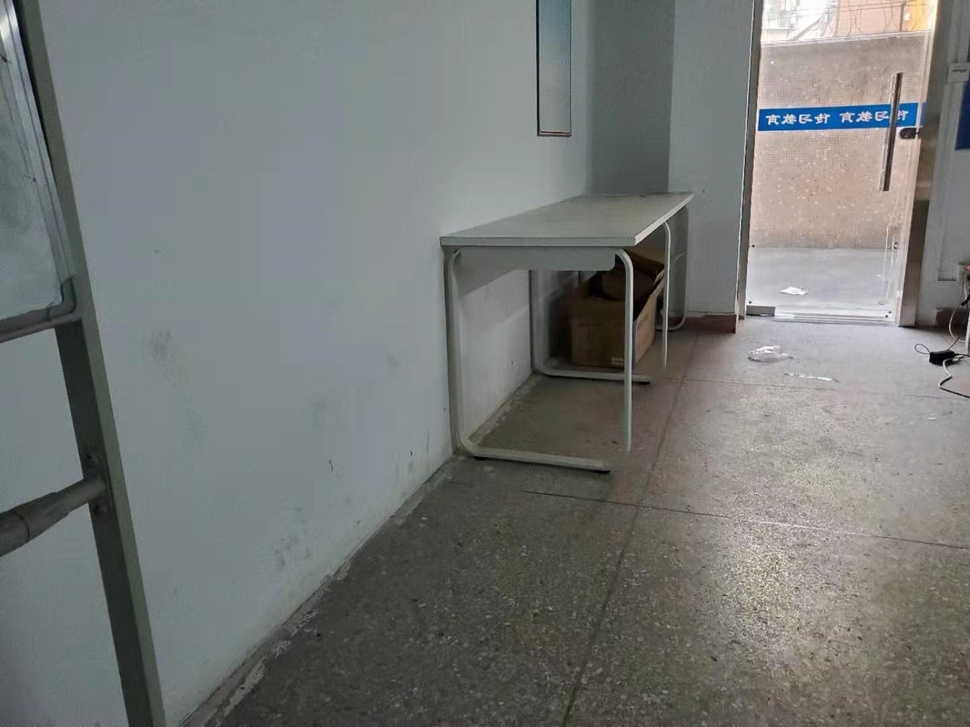
#> input picture AItest/机器视觉处理/image/test1.jpg, 970 x 727 px, shrunk from 1440 x 1080 before the run
$ python '灰度测试1.py'
#> lines starting #> are read from the running program, lines starting #| are printed output that depends on the picture
#!/usr/bin/env python
# -*- coding: utf-8 -*-
# @Time : 2019/9/15 22:25
# @Author : chenxin
# @Site :
# @File : 灰度测试1.py
# @Software: PyCharm
import cv2
import matplotlib.pyplot as plt
import numpy as np

def my_show(ax, img, title=None, interpolation='bicubic', **kwargs):
    ' helper to display an image on an axes without grid/spine '
    ax.imshow(img, interpolation = interpolation, **kwargs)
    ax.axis('off')
    if title:
        ax.set_title(title)

def my_gshow(ax, img, title=None, cmap='gray', interpolation='bicubic', **kwargs):
    ' helper to display an image, in grayscale, on an axes without grid/spine '
    my_show(ax, img, title=title, cmap='gray', interpolation=interpolation, **kwargs)

def my_read(filename):
    ' read from an image file to an rgb '
    img = cv2.imread(filename)
    return cv2.cvtColor(img, cv2.COLOR_BGR2RGB)

def my_read_g(filename):
    ' read from an image file to an rgb '
    gray = cv2.imread(filename, 0)
    return gray


def my_read_cg(filename):
    ' read from an image file to an rgb and a grayscale image array '
    rgb = my_read(filename)
    gray = cv2.cvtColor(rgb, cv2.COLOR_RGB2GRAY)
    return rgb, gray

def size_me(img):
    ' given 80dpi, find size of image in inches from pixel dims '
    dpi = 80
    height, width, *depth = img.shape
    figsize = width / float(dpi), height / float(dpi)
    return figsize

img = cv2.imread("image/test1.jpg")
#> img is the input picture: shape (727, 970, 3); mean B, G, R 118.1, 119.9, 117.7
gray = cv2.cvtColor(img,cv2.COLOR_BGR2GRAY)
# [24 lines of commented-out code are left out]

new = np.interp(gray, [gray.min(), gray.max()], [125, 175]).astype(np.uint8)
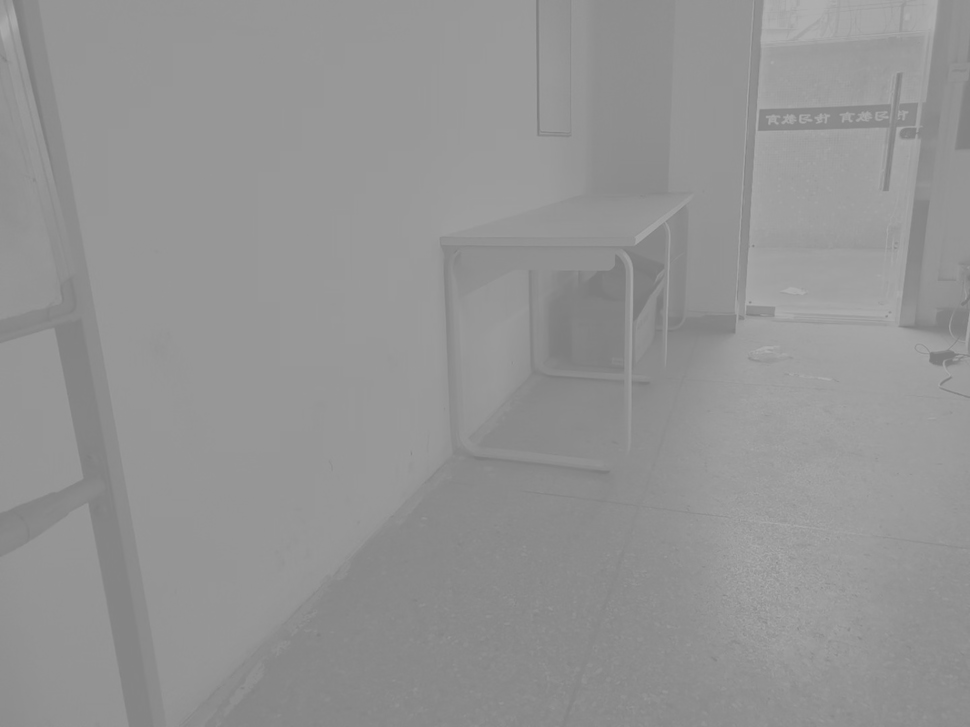
#> new: shape (727, 970); min 125, max 175, mean 147.9

# equalize using CDF technique
equalized = cv2.equalizeHist(new)
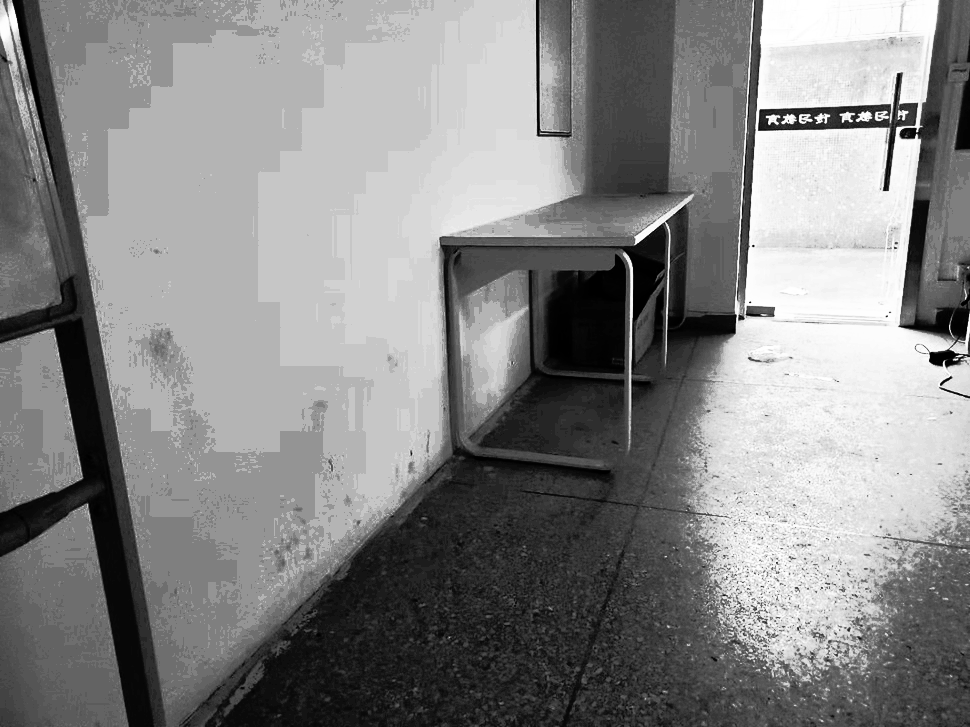
#> equalized: shape (727, 970); min 0, max 255, mean 133.7

fig, axes = plt.subplots(2,3,figsize=(12,6))
for idx, an_apple in enumerate([gray, new, equalized]):
    # vmin/vmax set enforced min/max gray scale values ... without them
    # 125 -> 0 ... 175 --> 255 and linearly interpolated
    print("min: {} max: {}".format(an_apple.min(), an_apple.max()))
    my_gshow(axes[0, idx], an_apple, vmin=0, vmax=255)
    hist = cv2.calcHist([an_apple], [0], None, [256], [0,256])
    axes[1,idx].plot(hist)
#> this loop made 3 passes
#| min: 0 max: 255
#| min: 125 max: 175
#| min: 0 max: 255
plt.show()
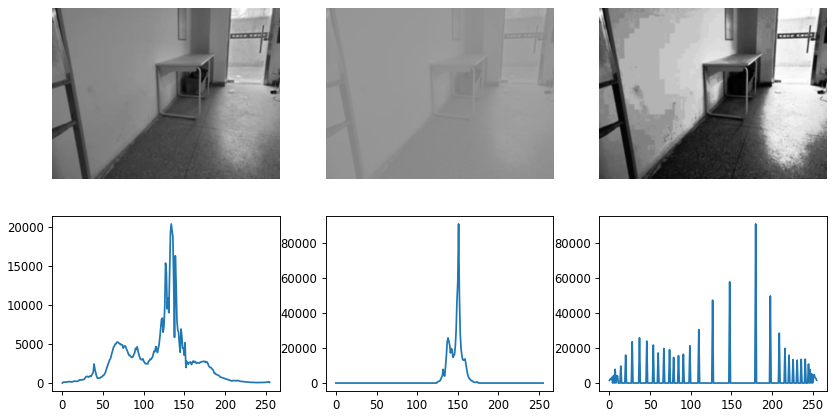
#> figure drawn by matplotlib, 6 panels; panel 4: curve peaks at x = 134, y = 20334; panel 5: curve peaks at x = 151, y = 90617; panel 6: curve peaks at x = 180, y = 90617

$ run again, with AItest/机器视觉处理/image/test2.jpg copied over AItest/机器视觉处理/image/test1.jpg
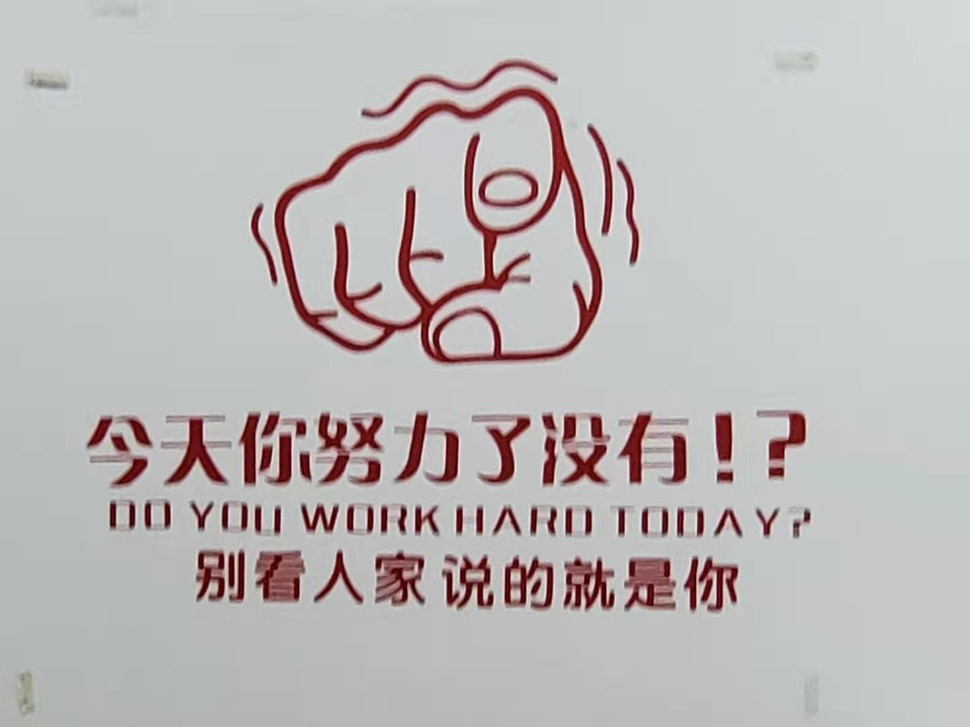
#> input picture AItest/机器视觉处理/image/test2.jpg, 970 x 727 px, shrunk from 1440 x 1080 before the run
#> img is the input picture: shape (727, 970, 3); mean B, G, R 184.4, 184.8, 188.5
#> `new = np.interp(gray, [gray.min(), gray.max()], [125, 175]).astype(np...`:
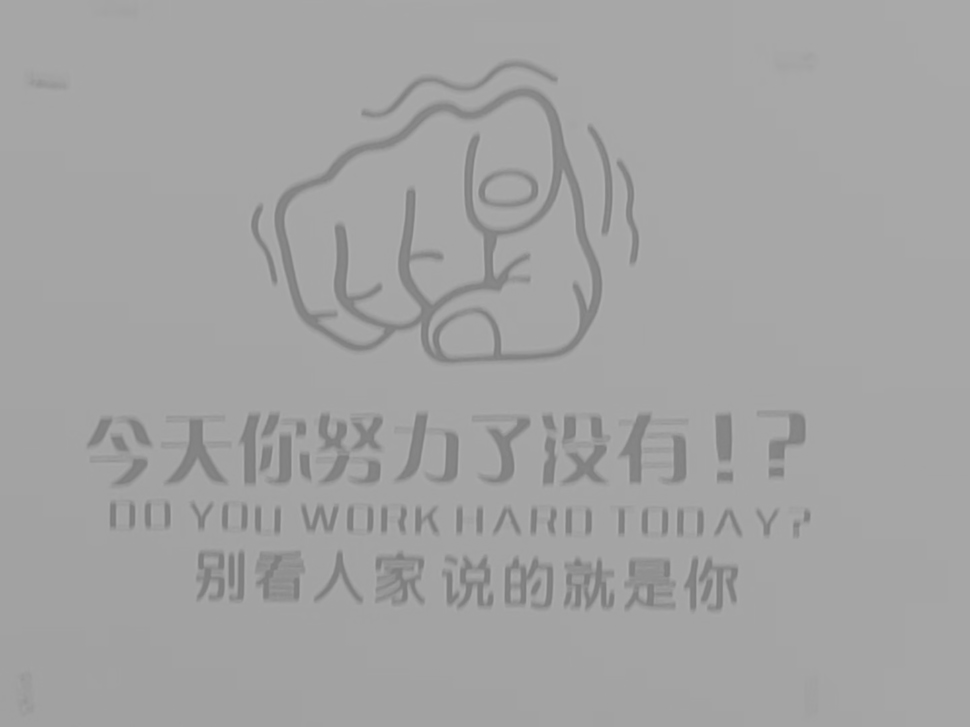
#> new: shape (727, 970); min 125, max 175, mean 162.5
#> `equalized = cv2.equalizeHist(new)`:
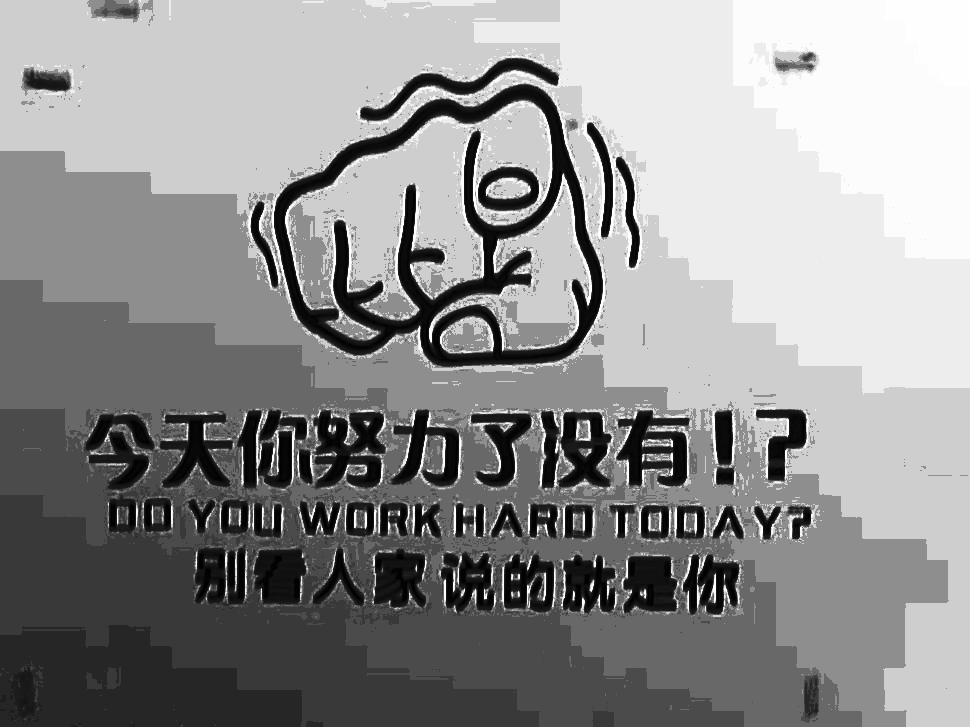
#> equalized: shape (727, 970); min 0, max 255, mean 144
#> the loop `for idx, an_apple in enumerate([gray, new, equalized]):` made 3 passes
#| min: 12 max: 241
#| min: 125 max: 175
#| min: 0 max: 255

$ run again, with AItest/机器视觉处理/image/test3.jpg copied over AItest/机器视觉处理/image/test1.jpg
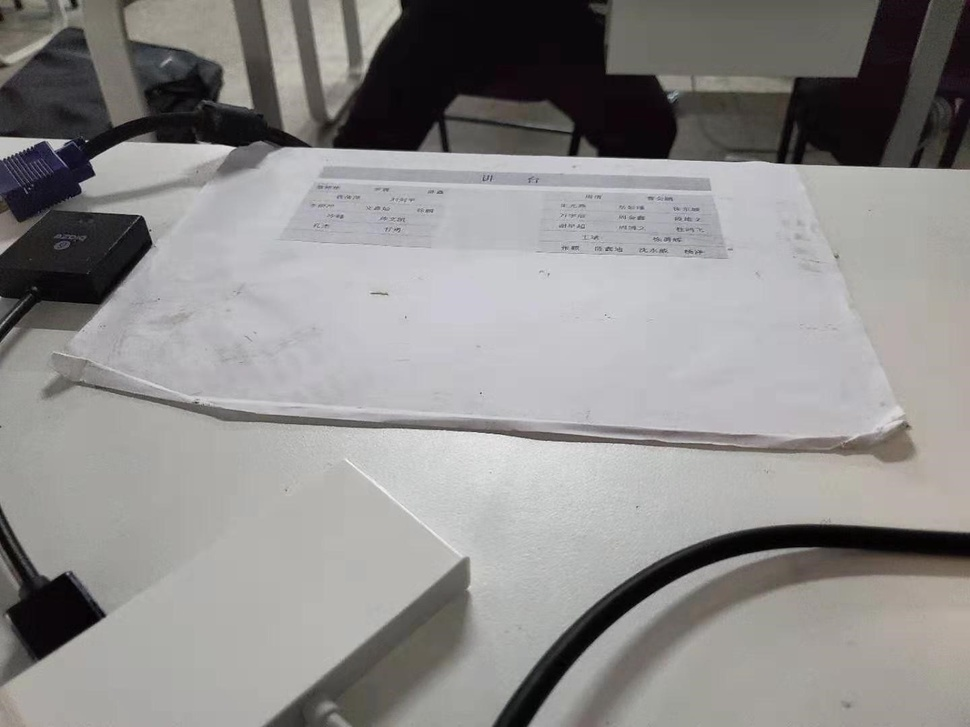
#> input picture AItest/机器视觉处理/image/test3.jpg, 970 x 727 px, shrunk from 1440 x 1080 before the run
#> img is the input picture: shape (727, 970, 3); mean B, G, R 139.5, 140.6, 142.2
#> `new = np.interp(gray, [gray.min(), gray.max()], [125, 175]).astype(np...`:
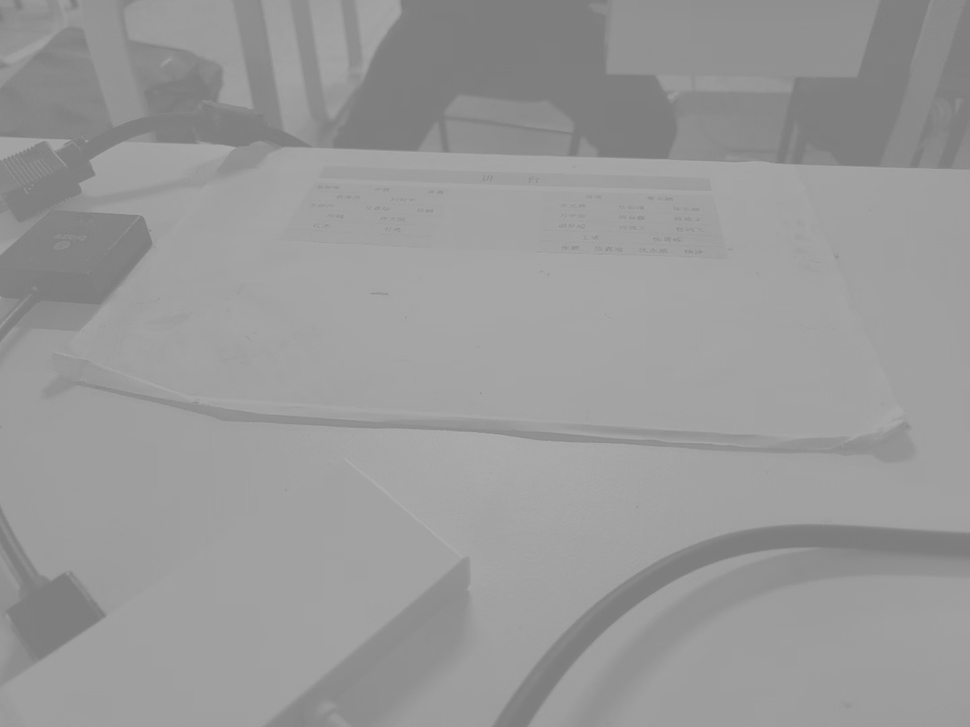
#> new: shape (727, 970); min 125, max 175, mean 153.3
#> `equalized = cv2.equalizeHist(new)`:
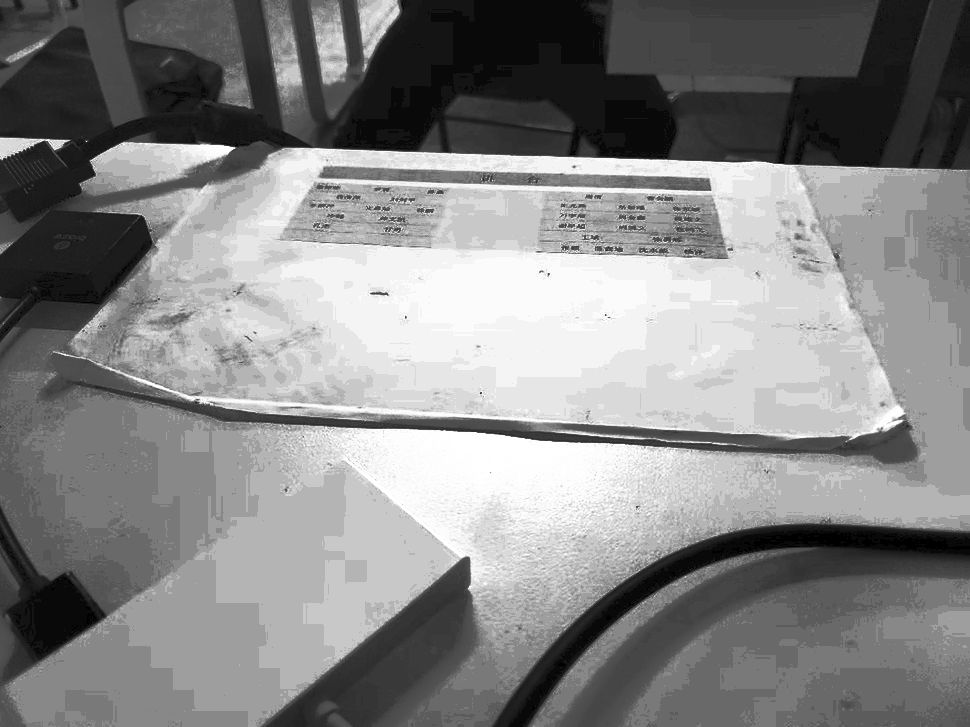
#> equalized: shape (727, 970); min 0, max 255, mean 133.2
#> the loop `for idx, an_apple in enumerate([gray, new, equalized]):` made 3 passes
#| min: 0 max: 245
#| min: 125 max: 175
#| min: 0 max: 255

$ run again, with AItest/机器视觉处理/image/test4.jpg copied over AItest/机器视觉处理/image/test1.jpg
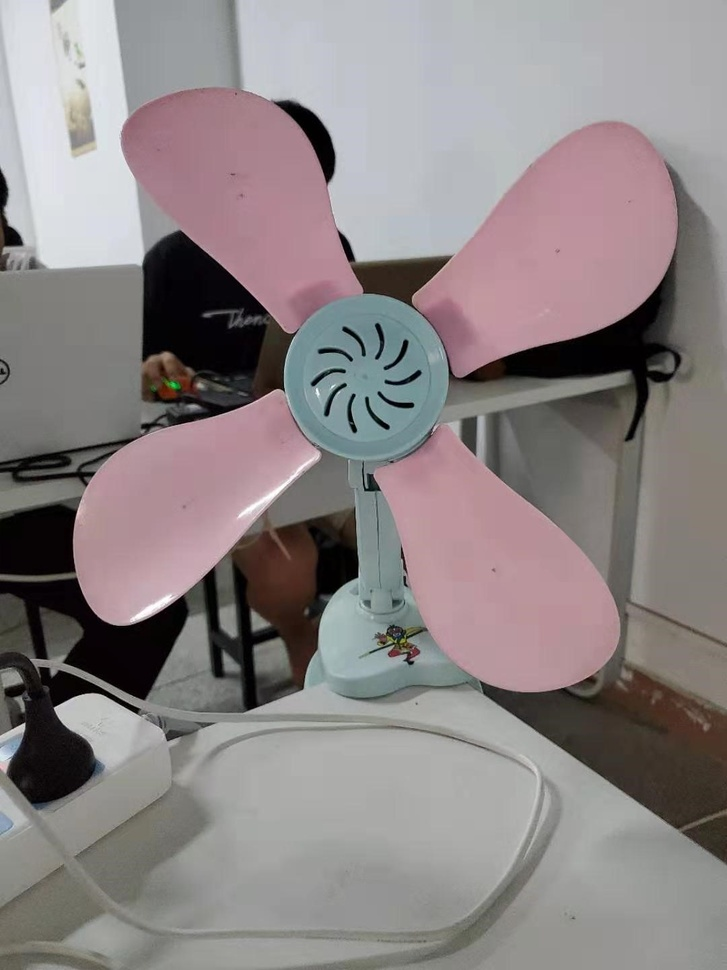
#> input picture AItest/机器视觉处理/image/test4.jpg, 727 x 970 px, shrunk from 1080 x 1440 before the run
#> img is the input picture: shape (970, 727, 3); mean B, G, R 132.6, 132, 139.5
#> `new = np.interp(gray, [gray.min(), gray.max()], [125, 175]).astype(np...`:
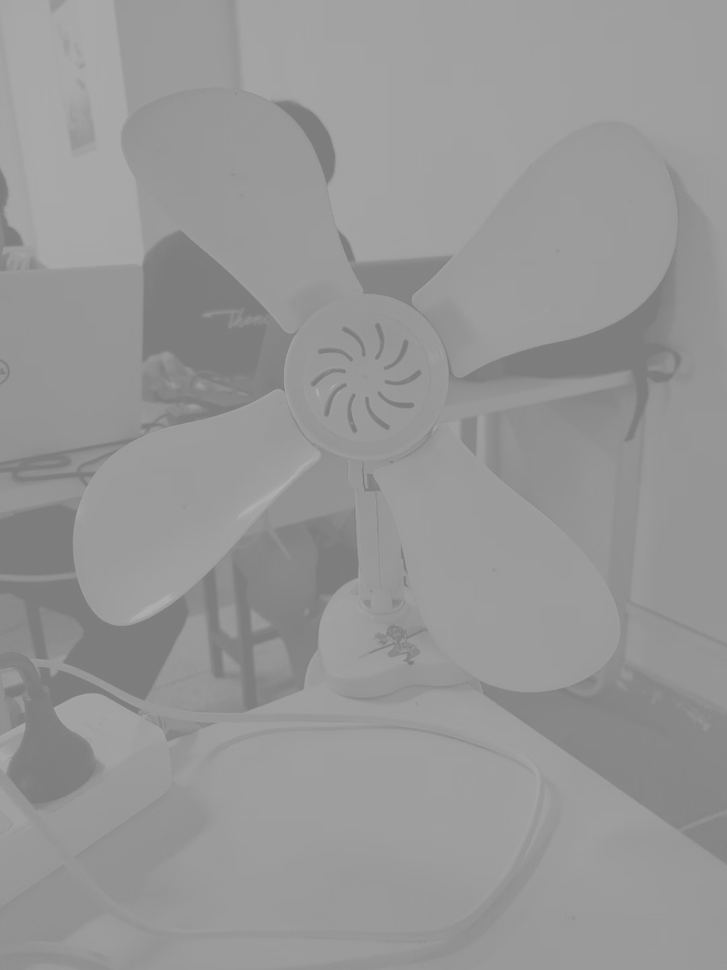
#> new: shape (970, 727); min 125, max 175, mean 150.8
#> `equalized = cv2.equalizeHist(new)`:
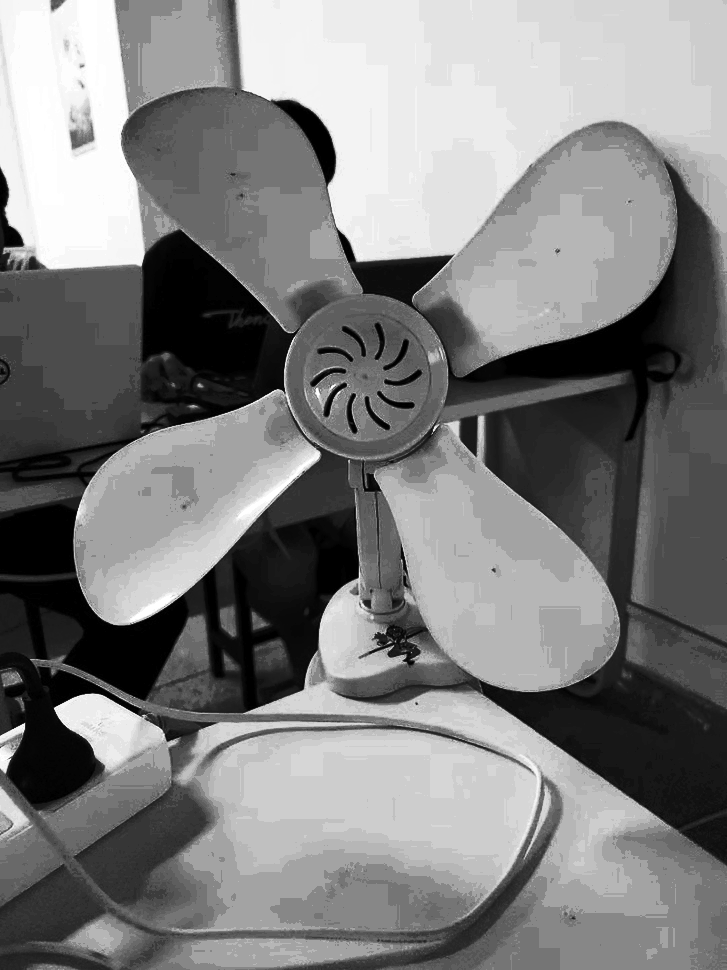
#> equalized: shape (970, 727); min 0, max 255, mean 127.2
#> the loop `for idx, an_apple in enumerate([gray, new, equalized]):` made 3 passes
#| min: 0 max: 255
#| min: 125 max: 175
#| min: 0 max: 255
